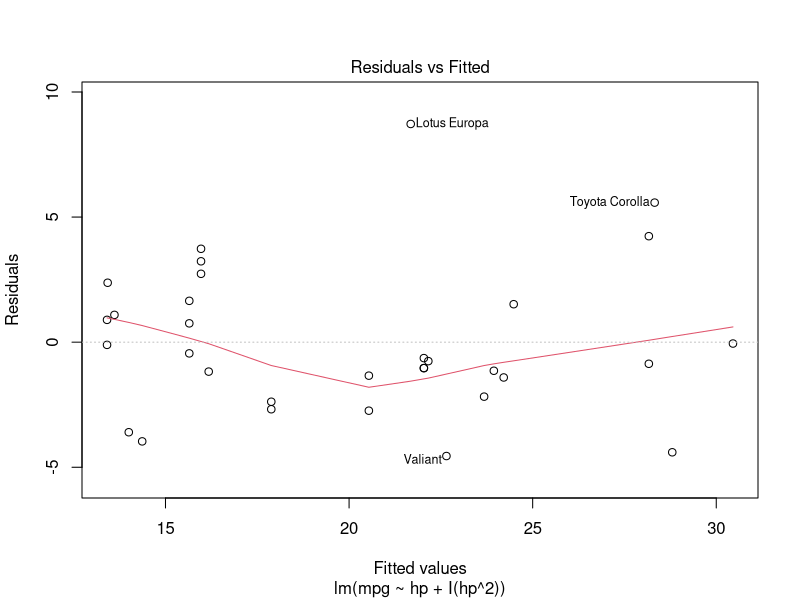
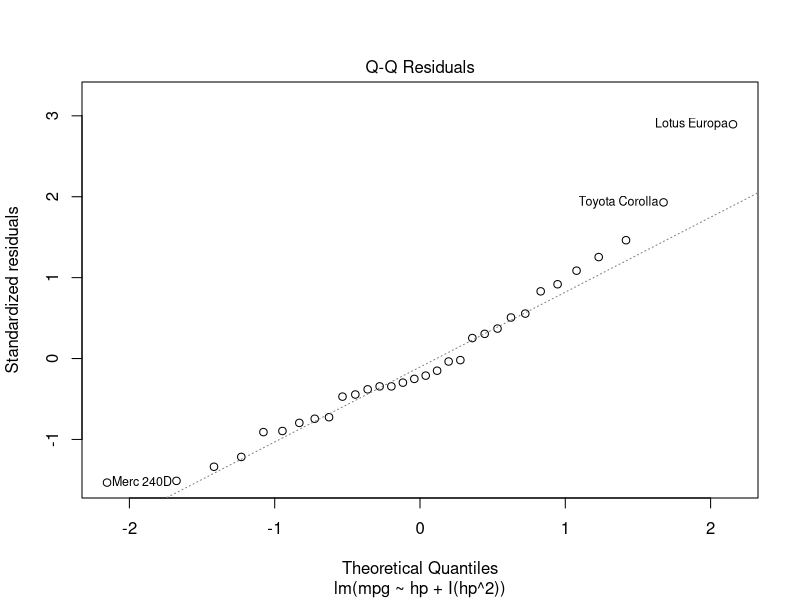
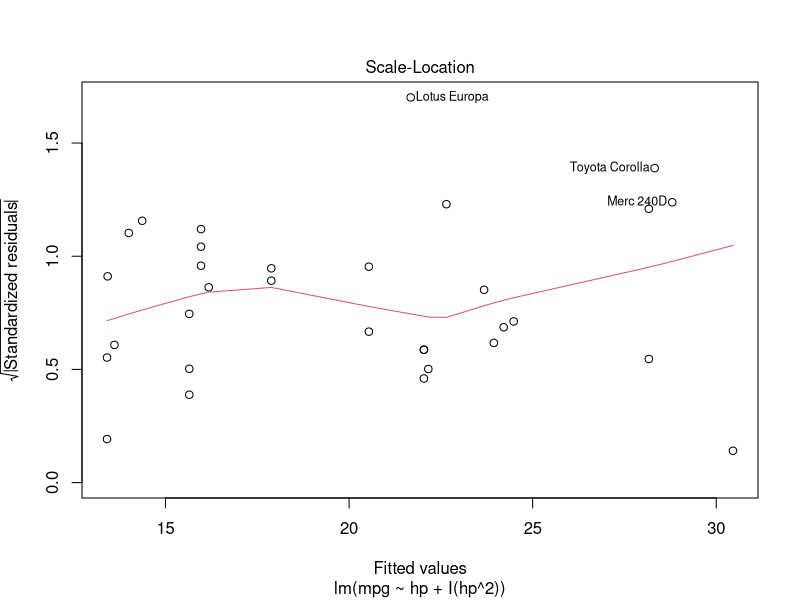
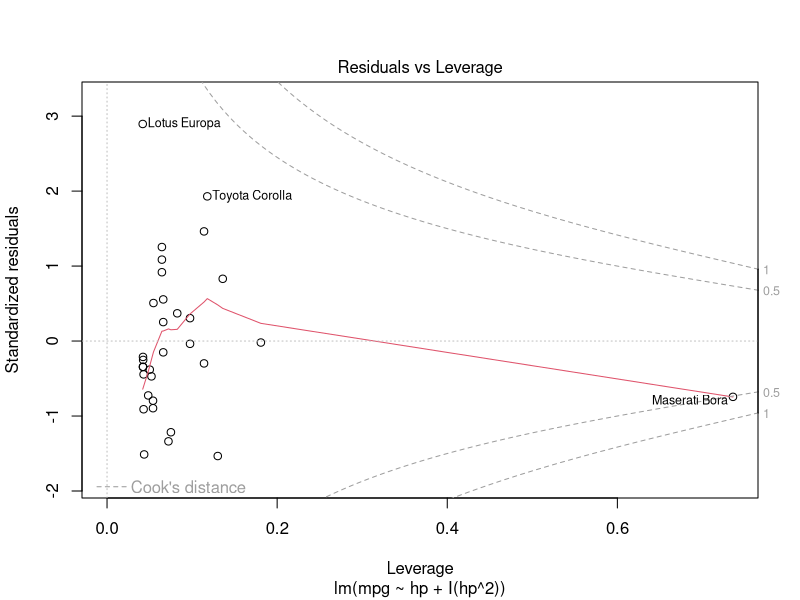

Write R code to recreate these figures, in order.
# Additive Linear Regression
model <- lm(hp ~ cyl + carb + qsec, mtcars)
summary(model)

# Non Additive Linear Regression
model1 <- lm(hp ~ cyl * carb, mtcars)
summary(model1)

# Polynomial Regression
model2 <- lm(mpg ~ hp + I(hp^2), mtcars)
summary(model2)
plot(model2)

# Regression with all variables
model3 <- lm(mpg ~ ., mtcars)
summary(model3)
